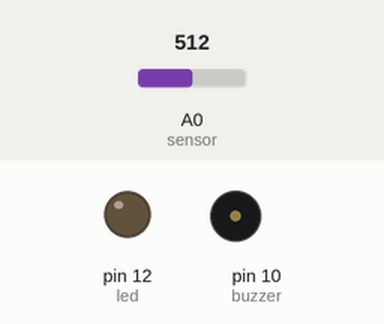
Simulated run of this sketch. Board: Arduino Uno, built with avr-gcc and run on an emulated ATmega328P. On the bench: output pins drawn as LEDs (lit = HIGH), buzzer (waves = sounding, pin HIGH). The inputs (shaded band) are chosen by the test bench; at power-on: A0 (sensor) = 512.

Above: at 1.2 s.
1.3 s: A0 (sensor) set to 163
2.8 s: A0 (sensor) set to 139
At 3.2 s:
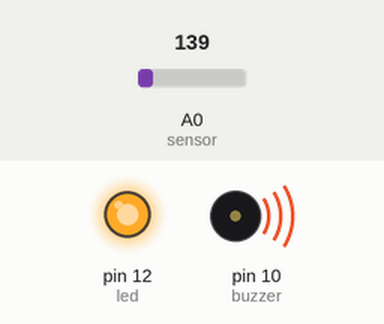
4.3 s: A0 (sensor) set to 160
At 5.5 s:
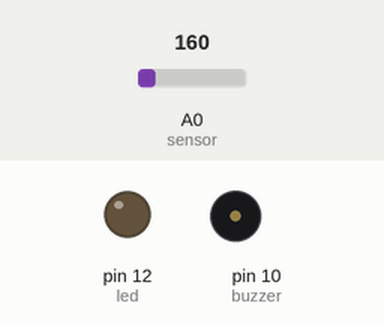
5.8 s: A0 (sensor) set to 140
At 6.7 s:
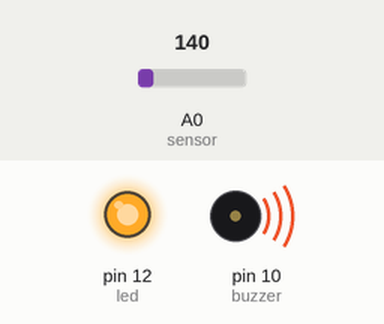
Timing chart, 0 to 8.3 s (numbered marks = the images above; inputs shaded):
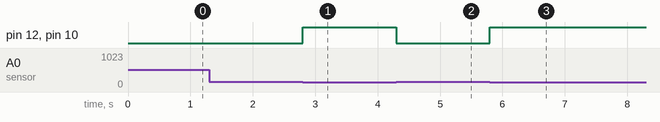

The sketch:

alarme_ver_1.ino
```cpp
// 1ª versão do código projeto
// Descrição: Código básico do funcionamento de um alarme, com sensoreamento de um sensor infravermelho e
// ativação de um buzzer e um LED quando o sensor estabelece uma distância específica.
//////////////////////////////////////////////////////////////////////////////////////////////////////////////////////////////////////////////////
// #include <Arduino.h>                         // Apenas ao utilizar o PlataformIO

int led = 12;                                 // Porta digital D12 é definido como o Led
int buzzer = 10;                              // Porta digital D10 é definido como o Buzzer
int sensor = 0;                               // Porta analógica A0 é definida como Sensor

void setup() {
  pinMode(sensor, INPUT);                      // Sensor = Entrada
  pinMode(buzzer, OUTPUT);                     // Buzzer = Saída
  pinMode(led, OUTPUT);                        // Led = Saída
}

void loop() {
  int ir = analogRead(sensor);                // Leitura do sensor
  if(ir < 150) {                              // Se o valor for menor que 150 o Led e o Buzzer são ativados (150 = distância válida do sensor)
    digitalWrite(led, HIGH);                  // Led liga
    digitalWrite(buzzer, HIGH);               // Buzzer liga
  }
  else {                                      // Se o valor não diminuir ou voltar a 150, ambos são desativados
    digitalWrite(led, LOW);                   // Led desliga
    digitalWrite(buzzer, LOW);                // Buzzer desliga
  }
}
```

Measured:
- the behaviour switches between 150 and 149 on A0 (sensor) (found by bisection; images 0 and 1)
- after the input at 1.3 s, every drawn part: stays the same
- after the input at 2.8 s, pin 12 (led), pin 10 (buzzer): LOW → HIGH at once
- after the input at 4.3 s, pin 12 (led), pin 10 (buzzer): HIGH → LOW at once
- after the input at 5.8 s, pin 12 (led), pin 10 (buzzer): LOW → HIGH at once
